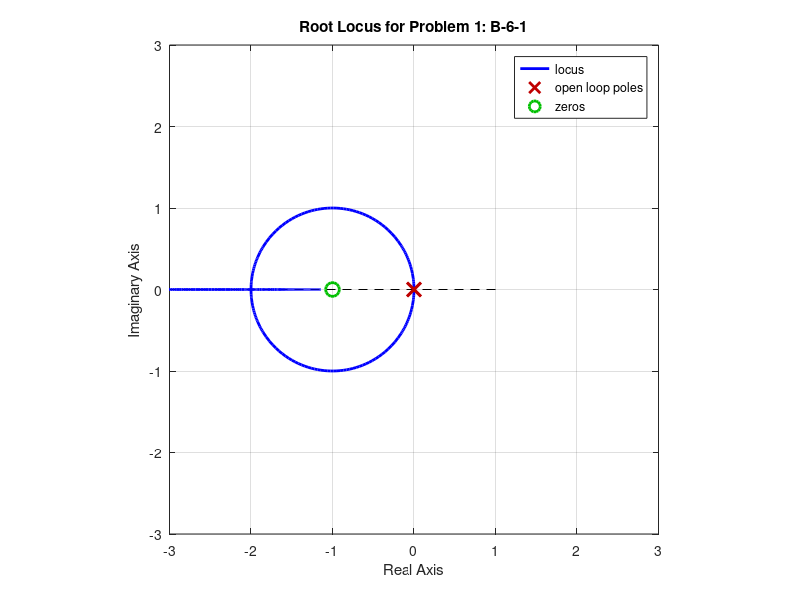
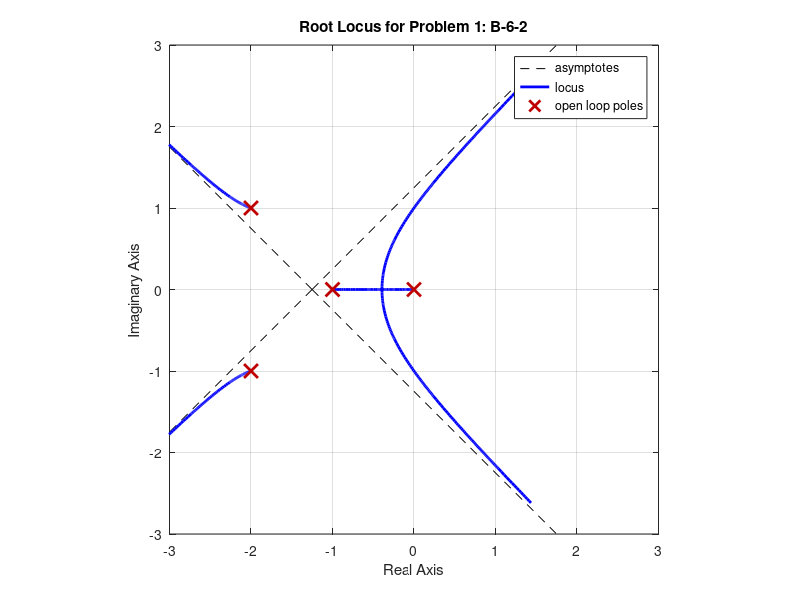
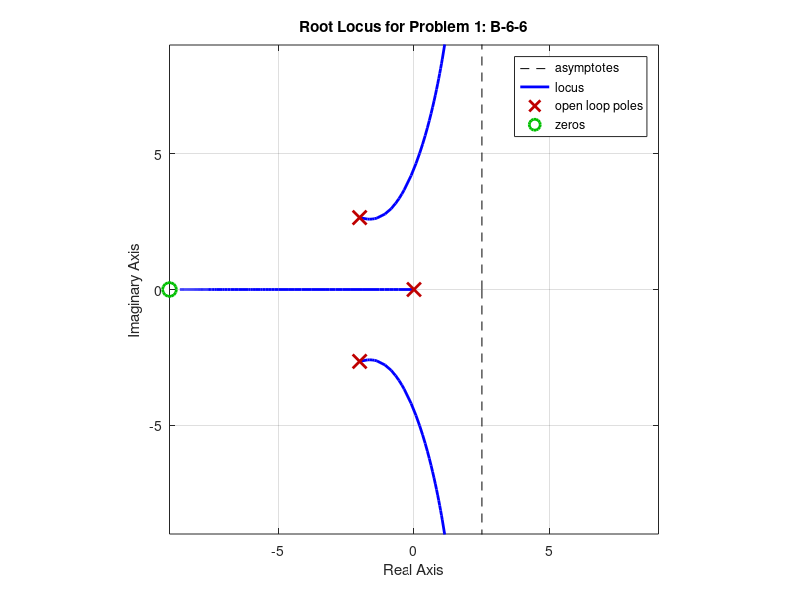
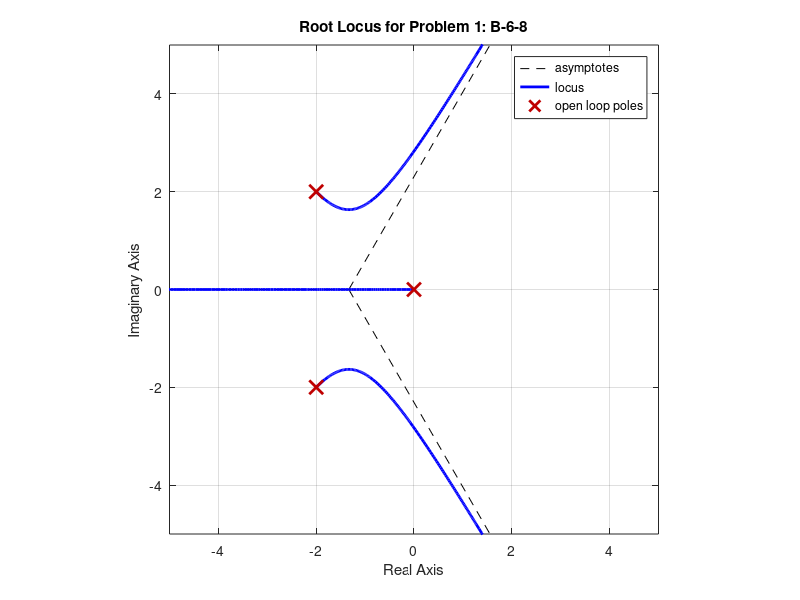

Write the MATLAB code that produced these figures, in order.
%%%%%
% AAE 364
% HW 07
% Jordan Mayer
%
% For various control systems, verify the root loci plotted by hand in part
% a). That is, for each problem:
%   1. Generate L(s) using MATLAB's tf([num], [den]) function.
%   2. Create the root locus plot in a new figure with figure(num) and
%   rlocus(L).
%   3. Give the plot a distinctive title and scale axes for comparison.
%%%%%

close all;  % close all open figures

%%% Problem 1: B-6-1 %%%
L = tf([0 1 1], [1 0 0]);
figure(1); rlocus(L);
title('Root Locus for Problem 1: B-6-1');
axis([-3 3 -3 3]);pbaspect([1 1 1]);

%%% Problem 1: B-6-2 %%%
L = tf([0 0 0 0 1], [1 5 9 5 0]);
figure(2); rlocus(L);
title('Root Locus for Problem 1: B-6-2');
axis([-3 3 -3 3]);pbaspect([1 1 1]);

%%% Problem 1: B-6-6 %%%
L = tf([0 0 1 9], [1 4 11 0]);
figure(3); rlocus(L);
title('Root Locus for Problem 1: B-6-6');
axis([-9 9 -9 9]);pbaspect([1 1 1]);

%%% Problem 1: B-6-8 %%%
L = tf([0 0 0 1], [1 4 8 0]);
figure(4); rlocus(L);
title('Root Locus for Problem 1: B-6-8');
axis([-5 5 -5 5]);pbaspect([1 1 1]);

%%% Problem 2 %%%
L = tf([0 0 0 0 1], [1 4 11 14 10]);
figure(5); rlocus(L);
title('Root Locus for Problem 2');
axis([-3 3 -3 3]);pbaspect([1 1 1]);

%%% Problem 3 %%%
L = tf([0 0 0 2 2], [1 7 10 0 0]);
figure(6); rlocus(L);
title('Root Locus for Problem 3');
axis([-7 7 -7 7]);pbaspect([1 1 1]);